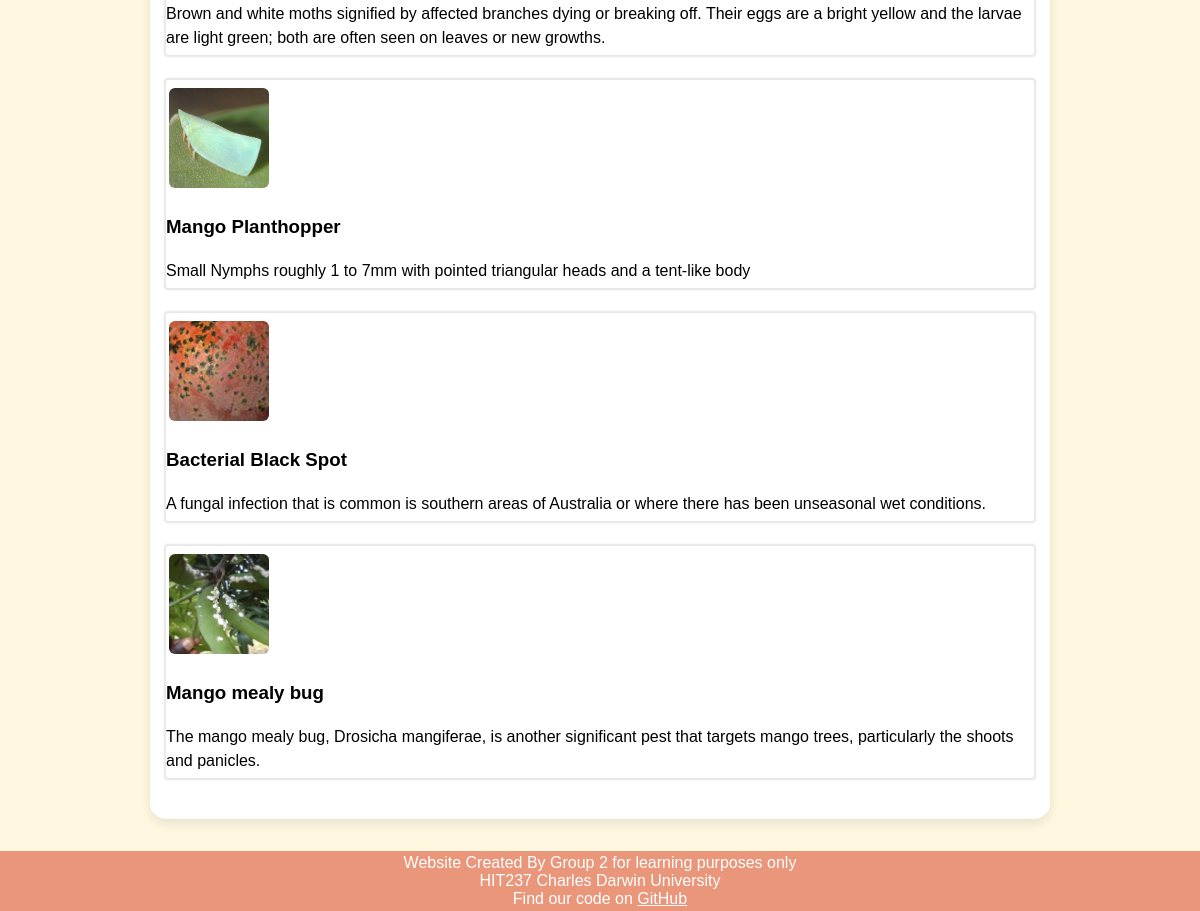
The page /diseases/ (lower part) on the database as committed earlier.
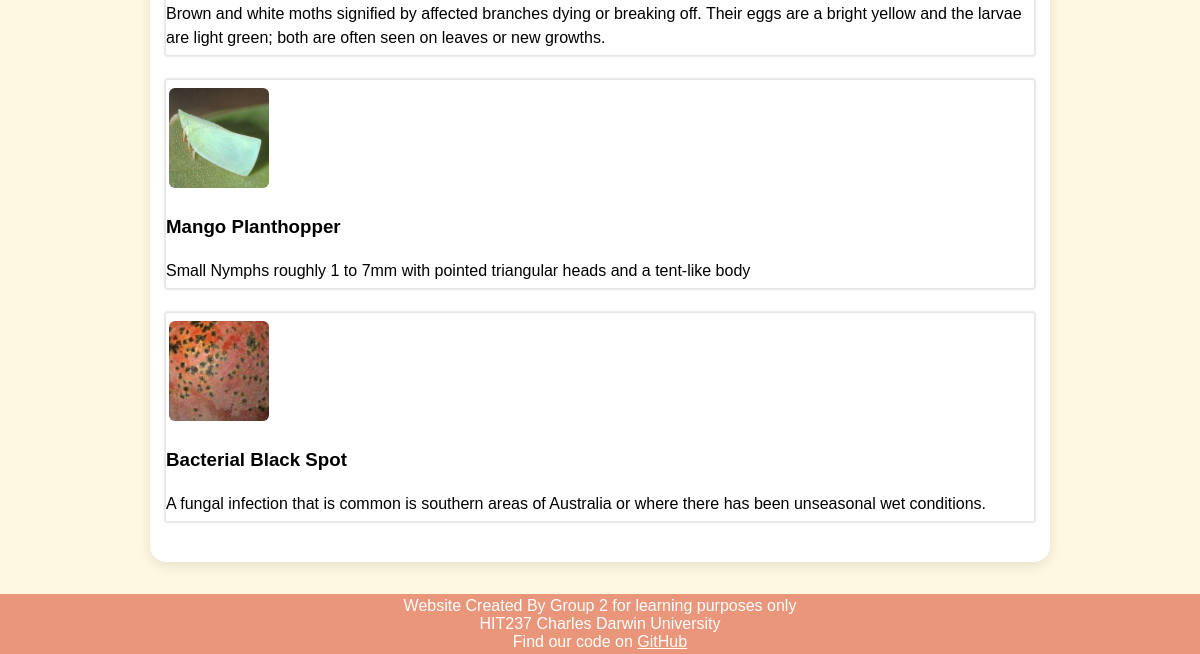
The same page on the database as committed later.
### mango_disease_app/models.py (models this page shows, shortened)
class Disease(models.Model):
    DISEASE_TYPES = [
        ('pest', 'Pest'),
        ('disease', 'Disease')
    ]
    diseaseName = models.CharField(max_length=255)
    type = models.CharField(choices=DISEASE_TYPES, max_length=7, default=DISEASE_TYPES[1][1])
    severity = models.IntegerField(validators=[validators.MinValueValidator(0),validators.MaxValueValidator(10)])
    spreadability = models.IntegerField(validators=[validators.MinValueValidator(0),validators.MaxValueValidator(10)])
    shortDescription = models.TextField()
    longDescription = models.TextField()
    controlMethod = models.TextField()
    image = models.ImageField(upload_to="disease_images/", default="disease_images/default.JPG")

### mango_disease_app/views/core_views.py (the view)
# urls.py: re_path(r'^diseases/$', views.diseases, name='diseases'),
def diseases(request):
    categories = {
        'diseases': Disease.objects.filter(type='disease'),
        'pests': Disease.objects.filter(type='pest'),
    }
    return render(request, 'mango_disease_app/site_base/diseases.html', {'data':categories})

### mango_disease_app/context_processors.py (called while the page is built)
def disease_menu(request):
    return {'navs': Disease.objects.all()}

### mango_disease_app/templates/mango_disease_app/site_base/diseases.html (shortened to what this page needs)
{% extends 'mango_disease_app/site_base/base.html' %}
{% load static %}
{% block content %}
    {% for category_name, items in data.items %}
        {% for item in items %}
            <a href="{% url 'ind_disease' name=item.diseaseName %}">
            <div class="list_item">
                <div><img class="disease_list_img" src="{{ item.image.url }}"></div>
                <div><h3>{{ item.diseaseName }}</h3>
                <p>{{ item.shortDescription }}</p></div>
            </div></a>
        {% endfor %}
    {% endfor %}
{% endblock %}

Rows that differ between the two databases and show on the page:
removed Disease: image (picture), diseaseName "Mango mealy bug", shortDescription "The mango mealy bug, Drosicha mangiferae, is another significant pest that targets mango trees, particularly the shoots and panicles."
